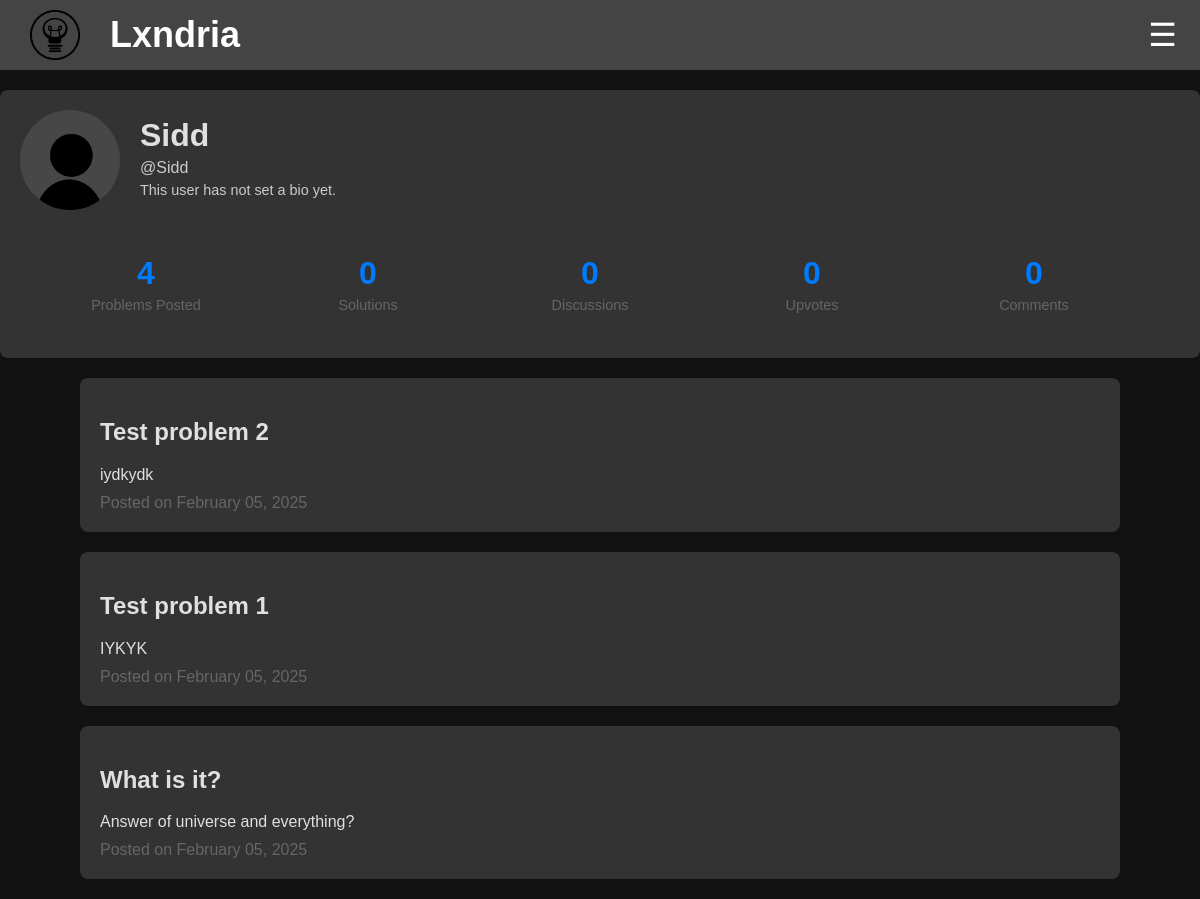
/account/Sidd (signed in), run on the app's committed database.
### app/models.py (models this page shows, shortened)
class Profile(db.Model):
    __tablename__ = "profile"
    __table_args__ = {"extend_existing": True}
    username = db.Column(db.String(80), db.ForeignKey('user.username'), primary_key=True)  # Primary + Foreign Key
    user = db.relationship('User', backref=db.backref('profile', uselist=False, cascade="all, delete-orphan"))
    profile_pic = db.Column(db.String(255), default="/images/default-profile.jpg")
    bio = db.Column(db.Text, default="This user has not set a bio yet.")
    problems_posted = db.Column(db.Integer, default=0)
    solutions = db.Column(db.Integer, default=0)
    discussions = db.Column(db.Integer, default=0)
    upvotes = db.Column(db.Integer, default=0)
    comments = db.Column(db.Integer, default=0)
    created_at = db.Column(db.DateTime, default=datetime.utcnow)
    updated_at = db.Column(db.DateTime, onupdate=datetime.utcnow)
    @property
    def name(self):
        return self.user.name if self.user else None

class User(db.Model, UserMixin): # create a User class to store user information
    __tablename__ = "user"
    __table_args__ = {"extend_existing": True}  # Allow modifications to the table
    id = db.Column(db.Integer, primary_key=True)
    username = db.Column(db.String(80), unique=True, nullable=False)
    name = db.Column(db.String(80), nullable=False)
    password_hash = db.Column(db.String(120), nullable=False)
    email = db.Column(db.String(120), unique=True, nullable=False)
    created_at = db.Column(db.DateTime, default=datetime.utcnow)
    updated_at = db.Column(db.DateTime, onupdate=datetime.utcnow)

class UserStats(db.Model):
    __tablename__ = "user_stats"
    __table_args__ = {"extend_existing": True}
    username = db.Column(db.String(80), db.ForeignKey('user.username'), primary_key=True)
    user = db.relationship('User', backref=db.backref('stats', uselist=False, cascade="all, delete-orphan"))
    problems_posted = db.Column(db.Integer, default=0)
    solutions = db.Column(db.Integer, default=0)
    discussions = db.Column(db.Integer, default=0)
    upvotes = db.Column(db.Integer, default=0)
    comments = db.Column(db.Integer, default=0)

class Problem(db.Model):
    __tablename__ = "problem"
    __table_args__ = {"extend_existing": True}
    id = db.Column(db.Integer, primary_key=True, autoincrement=True)
    title = db.Column(db.String(100), nullable=False)
    topic = db.Column(db.String(30), nullable=False)
    attempts = db.Column(db.Integer, default=0)
    solved = db.Column(db.Integer, default=0)
    created_at = db.Column(db.DateTime, default=datetime.utcnow)
    updated_at = db.Column(db.DateTime, onupdate=datetime.utcnow)
    author = db.Column(db.String(80), db.ForeignKey('user.username'))
    user = db.relationship('User', backref=db.backref('problems', cascade="all, delete-orphan"))
    content = db.Column(db.Text, nullable=False)
    encrypted_answer = db.Column(db.Text, nullable=False)
    __table_args__ = (
        CheckConstraint("topic IN ('Algebra', 'Geometry', 'Number Theory', 'Calculus', 'Logic', 'Classical Mechanics', 'Electricity and Magnetism', 'Computer Science', 'Quantitative Finance', 'Chemistry', 'Probability')", name="valid_topic_check"),
    )
    '''@property
    def content(self):
        path = os.getenv('UPLOAD_FOLDER')+f"/{self.author}/Problems/{self.id}.txt"
        with open(path, 'r') as file:
            content = file.read()
        for line in content.split("\n"):
            if "<<Answer: " in line:
                return content.replace(line, "")
    '''
    @property
    def reducedContent(self):
        FullContent = self.content
        if len(FullContent) > 500:
            return FullContent[:500] + "..."
        return FullContent
    '''@property
    def encrypted_answer(self):
        path = os.getenv('UPLOAD_FOLDER')+f"/{self.author}/Problems/{self.id}.txt"
        with open(path, 'r') as file:
            content = file.read()
        for line in content.split("\n"):
            if "<<Answer: " in line:
                return line.replace("<<Answer: ", "").replace(">>", "")
    '''

### app/routes/account.py (the view)
@account_bp.route('/account/<string:username>')
def view_account(username):
    if not current_user.is_authenticated:
        print('Not authenticated')
        return redirect(url_for('routes.auth.login'))
    if not Profile.query.filter_by(username=username).first():
        return redirect(url_for('routes.account.account'))
    if username == current_user.username:
        return redirect(url_for('routes.account.account'))
    profile = Profile.query.filter_by(username=username).first()
    problems = Problem.query.filter_by(author=username).order_by(Problem.created_at.desc()).all()
    stats = UserStats.query.filter_by(username=username).first()
    return render_template('account.html', user=profile, problems=problems, stats=stats)

### app/routes/auth.py (called while the page is built)
@login_manager.user_loader
def load_user(user_id):
    return User.query.get(int(user_id))

### app/templates/account.html (shortened to what this page needs)
<!DOCTYPE html>
<html>
<head>
  <link rel="stylesheet" href="{{url_for('static', filename='css/banner.css')}}">
  <link rel="stylesheet" href="{{url_for('static', filename='css/profile.css')}}">
</head>
<header class="banner">
    <div class="logo-container">
      <img src="{{url_for('static', filename='Images/logo.png')}}" alt="Logo" class="logo">
      <span class="site-name"><a href="/">Lxndria</span></div></a>
      <div class="menu-container">
        <button class="menu-button" onclick="toggleMenu()">☰</button>
    </div>
  </header>
<body>
    <div class="profile-container">
        <div class="profile-main">
          <div class="profile-header">
            <img src="{{url_for('static', filename=user.profile_pic)}}" alt="Profile Picture" class="profile-pic">
            <div class="profile-info">
              <h1>{{user.name}}</h1>
              <p>@{{user.username}}</p>
              <p class="profile-bio">{{user.bio}}</p>
            </div>
          </div>
          <div class="profile-stats">
            <div class="stat-item">
                <div class="stat-number">{{stats.problems_posted}}</div>
                <div class="stat-text">Problems Posted</div>
            </div>
            <div class="stat-item">
                <div class="stat-number">{{stats.solutions}}</div>
                <div class="stat-text">Solutions</div>
              </div>
              <div class="stat-item">
                <div class="stat-number">{{stats.discussions}}</div>
                <div class="stat-text">Discussions</div>
              </div>
              <div class="stat-item">
                <div class="stat-number">{{stats.upvotes}}</div>
                <div class="stat-text">Upvotes</div>
              </div>
              <div class="stat-item">
                <div class="stat-number">{{stats.comments}}</div>
                <div class="stat-text">Comments</div>
              </div>
            </div>
        </div>
      </div>
      {% for problem in problems %}
      <a href="/problem/{{problem.id}}">
        <div class="problem-post">
              <h2>{{problem.title}}</h2>
              <p>{{problem.reducedContent}}</p>
              <div class="date">Posted on {{problem.created_at.strftime('%B %d, %Y')}}</div>
        </div>
      </a>
      {% endfor %}
</body>
</html>

### app/static/css/banner.css (style rules this page uses)
body, h1, p { margin: 0; padding: 0; text-decoration: none; color: inherit; font-family: Arial, sans-serif; box-sizing: border-box; background-color: #121212; color: #f1f1f1; ; }
a { text-decoration: none; color: inherit; }
.banner { display: flex; justify-content: space-between; align-items: center; padding: 10px 10px; background-color: #444; color: white; position: sticky; top: 0; z-index: 1000; }
.logo-container { display: flex; align-items: center; }
.logo { width: 50px; height: 50px; margin-left: 20px; margin-right: 30px; }
.site-name { font-size: 2.25rem; font-family: 'Gill Sans', 'Gill Sans MT', Calibri, 'Trebuchet MS', sans-serif; font-weight: bold; }
.menu-container { position: relative; display: inline-block; }
.menu-button { padding: 15px; margin-right: 10px; background-color: #444; color: white; border: none; cursor: pointer; border-radius: 50%; width: 35px; height: 35px; text-align: center; font-size: 2rem; line-height: 1; display: flex; justify-content: center; align-items: center; }

### app/static/css/profile.css (style rules this page uses)
body { font-family: 'Poppins', sans-serif; margin: 0; padding: 0; background-color: #121212; color: #e0e0e0; }
h1, p { font-family: 'Poppins', sans-serif; margin: 0; padding: 0; background-color: #333; color: #e0e0e0; }
.profile-container { display: flex; max-width: 1200px; margin: 20px auto; padding: 20px; background-color: #333; box-shadow: 0 2px 4px rgba(0, 0, 0, 0.1); border-radius: 8px; color: #e0e0e0; }
.profile-main { flex: 3; padding-right: 20px; }
.profile-header { display: flex; align-items: center; margin-bottom: 20px; }
.profile-pic { width: 100px; height: 100px; border-radius: 50%; object-fit: cover; margin-right: 20px; }
.profile-info h1 { font-size: 2rem; margin: 0; }
.profile-info p { margin: 5px 0; color: #e0e0e0e0; }
.profile-bio { margin-top: 10px; font-size: 0.9rem; color: #444; }
.profile-stats { display: flex; justify-content: space-between; margin-top: 20px; padding: 15px; background-color: #333; border-radius: 8px; }
.stat-item { text-align: center; flex: 1; padding: 10px; }
.stat-number { font-size: 2rem; font-weight: 600; color: #007bff; margin-bottom: 5px; }
.stat-text { font-size: 0.9rem; color: #666; }
.problem-post { max-width: 1000px; margin: 20px auto; padding: 20px; background-color: #333; box-shadow: 0 2px 4px rgba(0, 0, 0, 0.1); border-radius: 8px; color: #e0e0e0; }
.problem-post .date { margin-top: 10px; color: #666; }

### data on the page
Profile: profile_pic (placeholder picture), username "Sidd", bio "This user has not set a bio yet."
User: name "Sidd"
UserStats: problems_posted "4", solutions "0", discussions "0", upvotes "0", comments "0"
Problem: title "Test problem 2", reducedContent "iydkydk", created_at "February 05, 2025"
Problem: title "Test problem 1", reducedContent "IYKYK", created_at "February 05, 2025"
Problem: title "What is it?", reducedContent "Answer of universe and everything?", created_at "February 05, 2025"
